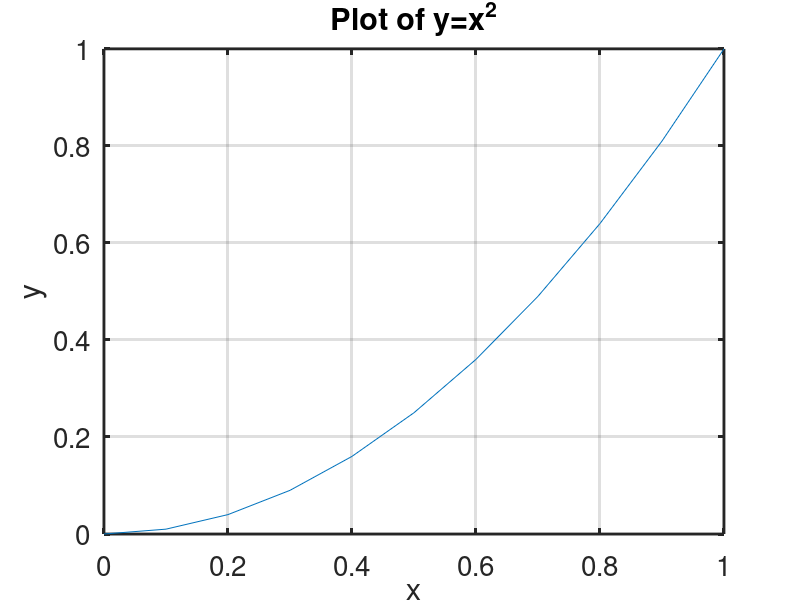

The MATLAB script that drew this image:
clear all, fclose all
fid = fopen('octavetest.csv','r');
A = fscanf(fid,'%f, %f',[2,11])
B = A'
fclose(fid);

x = B(:,1);
y = B(:,2);

plot(x,y);
title('Plot of y=x^2')
xlabel('x');
ylabel('y');
grid on
set(gca, 'linewidth', 2, 'fontsize', 20)
